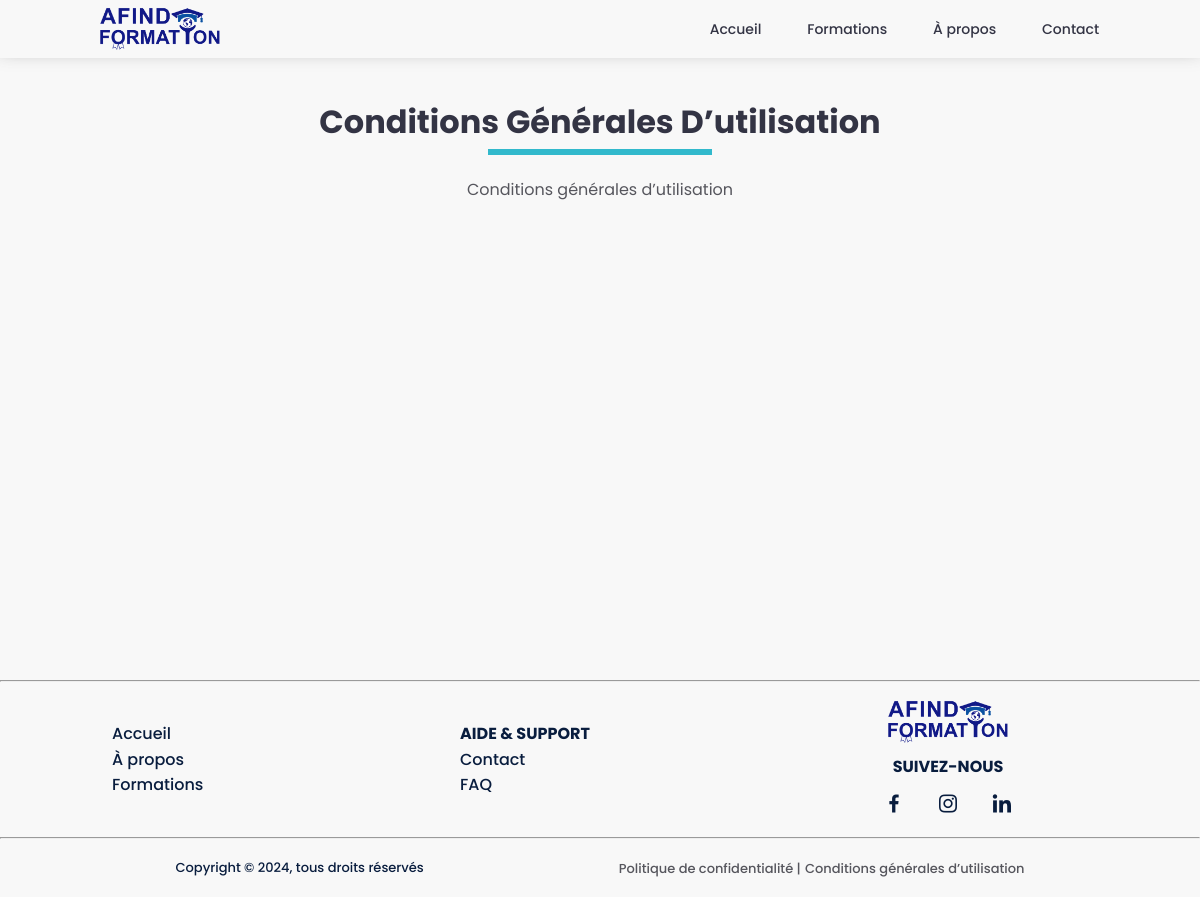
The app's page /conditions-generales-d-utilisation/ with its own data.
### formations/models.py (models this page shows, shortened)
class SiteContent(models.Model):
    CONTENT_TYPE_CHOICES = [
        ('privacy_policy', 'Privacy Policy'),
        ('terms_of_service', 'Terms of Service'),
        ('faq', 'FAQ'),
    ]
    type = models.CharField(max_length=20, choices=CONTENT_TYPE_CHOICES, unique=True)
    title = models.CharField(max_length=200)
    content = models.TextField(help_text="Content of the site section")

### formations/views.py (the view)
# urls.py: path('conditions-generales-d-utilisation/', views.terms_of_service, name='terms_of_service'),
def terms_of_service(request):
    content = {
        'terms': get_object_or_404(SiteContent, type='terms_of_service')
    }
    return render(request, 'conditions-generales-d-utilisation.html', content)

### formations/templates/conditions-generales-d-utilisation.html (shortened to what this page needs)
{% extends "base.html" %}
{% block content %}
<section class="formations section" id="formations">
    <h2 class="section-title">{{ terms.title }}</h2>
    <div class="container">
        {{ terms.content|safe }}
    </div>
</section>
{% endblock %}

### static/css/styles.css (style rules this page uses)
:root { --first-color: #32b9cc; --title-color: #333444; --text-color: #56565d; --body-color: #F8F8F8; --container-color: #f1f1f1; --shado-color: 0 4px 25px rgba(14,36,49,.15); --body-font: 'Poppins', sans-serif; --big-font-size: 3rem; --h1-font-size: 2.5rem; --h2-font-size: 2rem; --h3-font-size: 1.5rem; --normal-font-size: 1rem; --small-font-size: .875rem; --smaller-font-size: .813rem; --font-medium: 500; --font-semi-bold: 600; --mb-1: .5rem; --mb-2: 1rem; --mb-3: 1.5rem; --mb-4: 2.5rem; --mb-5: 3rem; --mb-6: 3.5rem; --z-back: -10; --z-normal: 1; --z-tooltip: 10; --z-fixed: 100; --nav-height: 3rem; }
html { scroll-behavior: smooth; }
body { background-color: var(--body-color); font-family: var(--body-font); font-size: var(--normal-font-size); color: var(--text-color); line-height: 1.6; min-height: 100vh; }
h1, h2, h3, h4, h5, h6 { color: var(--title-color); }
.section { width: 100%; margin: var(--mb-4) auto; padding-top: var(--mb-6); padding-bottom: var(--mb-6); }
.section-title { position: relative; max-width: fit-content; margin: 0 auto var(--mb-3); font-size: var(--h2-font-size); color: var(--title-color); text-align: center; text-transform: capitalize; }
.section-title::after { content: ''; display: block; margin: auto; width: 40%; height: 6px; background: var(--first-color); position: relative; top: 0.125rem; }
.container { max-width: 1024px; margin: 0 auto; padding: 0 var(--mb-4); }
.formations .container { display: flex; flex-wrap: wrap; justify-content: center; align-items: stretch; align-content: center; gap: 1%; row-gap: 20px; }

### records on screen
SiteContent: title "Conditions Générales D’utilisation", content "Conditions générales d’utilisation"
